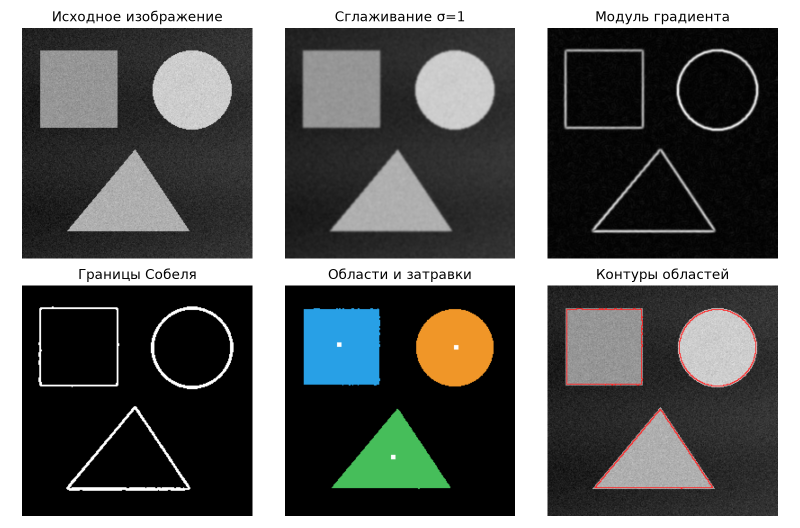
#> input picture sem5/OIIS/lab4/results/segmentation.png, 1600 x 1056 px (shown at 1/2 size)
$ python lab4_segmentation.py results/segmentation.png
#> lines starting #> are read from the running program, lines starting #| are printed output that depends on the picture; after the words box and inside, x2 and y2 are one past the last pixel; in counts of white or black regions, pixels touching at a corner belong together
# -*- coding: utf-8 -*-
"""ЛР 4. Сегментация по затравкам, порогу Оцу и границам Собеля.
Установка: python -m pip install numpy scipy matplotlib Pillow
Запуск: python lab4_segmentation.py
Свой файл: python lab4_segmentation.py photo.png --seed 50 70
Координаты --seed задаются как строка столбец; можно указать несколько.
"""
import argparse
import json
from collections import deque
from pathlib import Path
import numpy as np
from PIL import Image, ImageDraw
from scipy import ndimage as ndi
import matplotlib
matplotlib.use('Agg')
import matplotlib.pyplot as plt

plt.rcParams.update({'font.family': 'DejaVu Sans', 'font.size': 10})

def u8(a):
    return np.rint(np.clip(a, 0, 255)).astype(np.uint8)

def scene():
    y, x = np.mgrid[:256, :256]
    clean = 30 + 20*x/255 + 5*np.sin(y/19)
    gt = Image.new('L', (256, 256))
    d = ImageDraw.Draw(gt)
    d.rectangle((20, 25, 105, 110), fill=1)
    d.ellipse((145, 25, 232, 112), fill=2)
    d.polygon([(50, 225), (125, 135), (185, 225)], fill=3)
    gt = np.asarray(gt).copy()
    for label, level in [(1, 150), (2, 205), (3, 175)]:
        clean[gt == label] = level
    rng = np.random.default_rng(9)
    noisy = u8(clean + rng.normal(0, 8, clean.shape))
    return noisy, gt, [(65, 60), (68, 190), (190, 120)]

def otsu(a):
    hist = np.bincount(a.ravel(), minlength=256).astype(float)
    p = hist/a.size
    w = np.cumsum(p)
    m = np.cumsum(p*np.arange(256))
    den = w*(1-w)
    score = np.full(256, -np.inf)
    good = den > 0
    score[good] = (m[-1]*w[good]-m[good])**2/den[good]
    return int(np.argmax(score)) if np.any(good) else int(a.flat[0])

def connected(mask, min_area=40):
    labels, _ = ndi.label(mask, structure=np.ones((3, 3)))
    areas = np.bincount(labels.ravel())
    keep = areas >= min_area
    keep[0] = False
    return ndi.label(keep[labels], structure=np.ones((3, 3)))[0]

def grow(a, seeds, tolerance=35):
    labels = np.zeros(a.shape, dtype=np.int32)
    height, width = a.shape
    for label, (row, col) in enumerate(seeds, 1):
        if not (0 <= row < height and 0 <= col < width):
            raise ValueError('Затравка находится за пределами изображения')
        if labels[row, col]:
            continue
        reference = float(a[row, col])
        labels[row, col] = label
        queue = deque([(row, col)])
        while queue:
            r, c = queue.popleft()
            for dy in (-1, 0, 1):
                for dx in (-1, 0, 1):
                    if dy == dx == 0:
                        continue
                    nr, nc = r+dy, c+dx
                    if not (0 <= nr < height and 0 <= nc < width):
                        continue
                    if labels[nr, nc] != 0:
                        continue
                    if abs(float(a[nr, nc])-reference) <= tolerance:
                        labels[nr, nc] = label
                        queue.append((nr, nc))
    return labels

def overlap(prediction, truth):
    p, t = prediction > 0, truth > 0
    tp = int(np.count_nonzero(p & t))
    fp = int(np.count_nonzero(p & ~t))
    fn = int(np.count_nonzero(~p & t))
    return dict(tp=tp, fp=fp, fn=fn,
                iou=tp/(tp+fp+fn) if tp+fp+fn else 1.,
                dice=2*tp/(2*tp+fp+fn) if 2*tp+fp+fn else 1.)

def objects(labels):
    result = []
    for label in np.unique(labels):
        if label == 0:
            continue
        r, c = np.nonzero(labels == label)
        result.append(dict(label=int(label), area=int(len(r)),
                           centroid=[float(r.mean()), float(c.mean())],
                           bbox=[int(r.min()), int(c.min()),
                                 int(r.max()+1), int(c.max()+1)]))
    return result

def draw_grid(images, titles, output, colors=None):
    fig, axes = plt.subplots(2, 3, figsize=(10, 6.6))
    for ax, a, title in zip(axes.ravel(), images, titles):
        color = 'gray' if a.ndim == 2 else None
        if colors and title in colors:
            color = colors[title]
        options = dict(vmin=0, vmax=255) if color == 'gray' else {}
        ax.imshow(a, cmap=color, **options)
        ax.set_title(title)
        ax.axis('off')
    fig.tight_layout()
    fig.savefig(output, dpi=160)
    plt.close(fig)

def main():
    parser = argparse.ArgumentParser(description=__doc__)
    parser.add_argument('image', nargs='?')
    parser.add_argument('--seed', nargs=2, type=int, action='append')
    parser.add_argument('--tolerance', type=float, default=35)
    parser.add_argument('--output', type=Path, default=Path('results'))
    args = parser.parse_args()
    if args.tolerance < 0:
        parser.error('Допуск должен быть неотрицательным')
    if args.image:
        with Image.open(args.image) as im:
#> im is the input picture: PIL image 1600x1056 RGBA; mean R, G, B, A 99.1, 100.7, 99.3, 255
            image = np.asarray(im.convert('L')).copy()
        truth, seeds = None, args.seed
    else:
        image, truth, seeds = scene()
        seeds = args.seed or seeds
    out = args.output
    out.mkdir(parents=True, exist_ok=True)
    smooth = ndi.gaussian_filter(image.astype(float), 1., mode='reflect')
    threshold = otsu(u8(smooth))
#> in otsu, `hist = np.bincount(a.ravel(), minlength=256).astype(float)`: hist = 256 values, max 351490 at index 255, min 149 at index 221, mean 6600
#> in otsu, `p = hist/a.size`: p = 256 values, max 0.208 at index 255, min 8.82e-05 at index 221, mean 0.00391
#> in otsu, `w = np.cumsum(p)`: w = 256 values from 0.193 to 1
#> in otsu, `m = np.cumsum(p*np.arange(256))`: m = 256 values from 0 to 100
#> in otsu, `den = w*(1-w)`: den = 256 values, max 0.25 at index 45, min 4.44e-16 at index 255, mean 0.215
#> threshold = 120
    auto = connected(smooth > threshold)
#> in connected, `labels, _ = ndi.label(mask, structure=np.ones((3, 3)))`: labels: shape (1056, 1600) int32; 61 distinct labels, from 0 to 60
#> in connected, `labels, _ = ndi.label(mask, structure=np.ones((3, 3)))`:
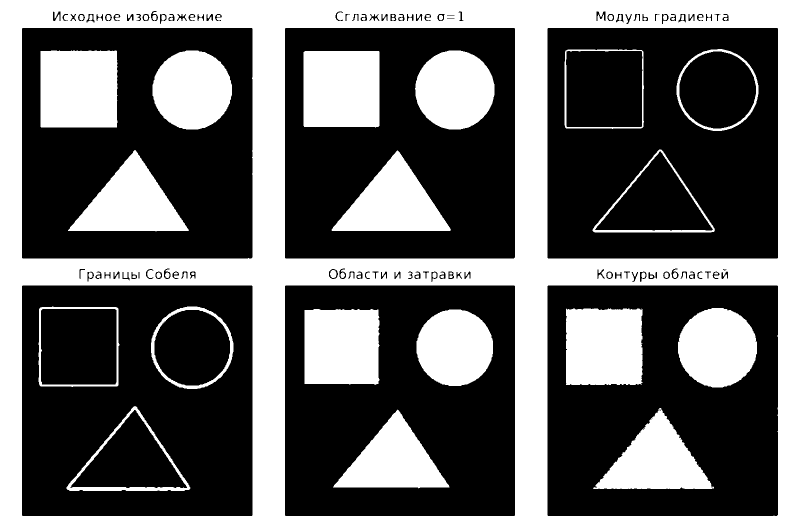
#> mask: shape (1056, 1600) bool (shown at 1/2 size); 39.7% white; 60 white regions (1 under 20 px), largest, box (x1, y1, x2, y2) and area: (0, 0, 1600, 1056) 405697, (81, 101, 235, 255) 23492, (607, 102, 759, 255) 23096
#> in connected, `areas = np.bincount(labels.ravel())`: areas = 61 values, max 1018015 at index 0, min 3 at index 57, mean 27698.4
#> in connected, `return ndi.label(keep[labels], structure=np.ones((3, 3)))[0]`:
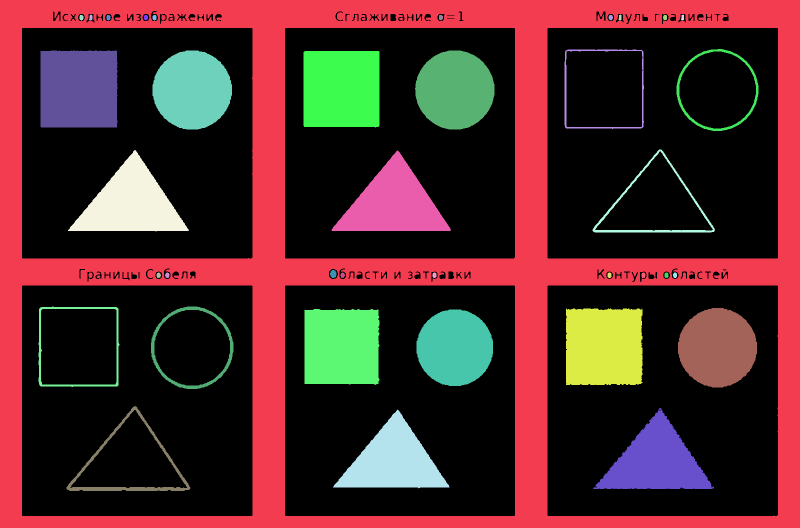
#> returned value: shape (1056, 1600) int32 (shown at 1/2 size); 39 distinct labels, from 0 to 38; one colour per label, 0 black
    if seeds is None:
        seeds = []
        for obj in objects(auto):
            distance = ndi.distance_transform_edt(auto == obj['label'])
            seeds.append(tuple(int(x) for x in
                               np.unravel_index(np.argmax(distance), auto.shape)))
#> this loop made 38 passes
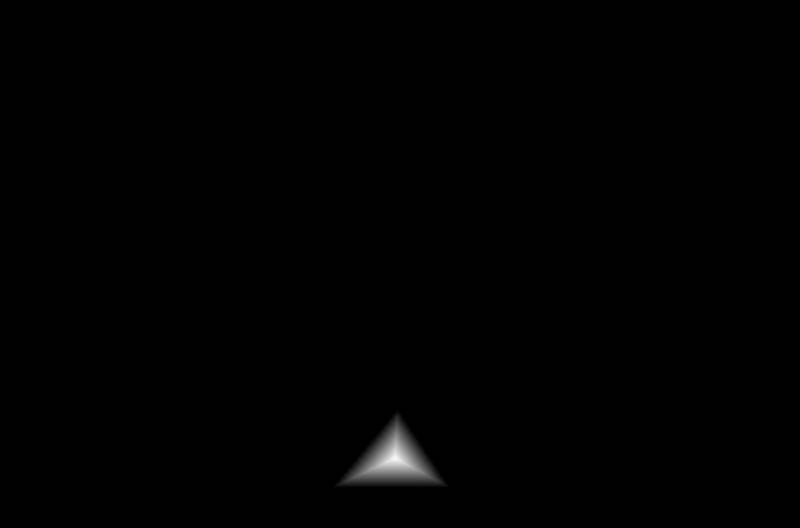
#> distance: shape (1056, 1600) float64 (shown at 1/2 size); min 0, max 58.8, mean 0.2; drawn with min black and max white
#> after the loop, seeds = 38 pairs, first value 0 to 918, second value 0 to 1437
    regions = grow(smooth, seeds, args.tolerance)
#> in grow, `labels = np.zeros(a.shape, dtype=np.int32)`: labels: shape (1056, 1600) int32; every value is 0
#> the loop in grow, `for label, (row, col) in enumerate(seeds, 1):` made 38 passes
#> (row, col, reference) on passes 1 to 12: (0, 0, 255), (33, 181, 248.4), (32, 1240, 251.3), (32, 1365, 251.3), (34, 162, 255), (34, 216, 255), (34, 291, 255), (34, 308, 254.9), (33, 881, 254.9), (34, 1221, 255), (33, 1330, 254.9), (100, 1437, 200)
#> after the loop in grow, `for label, (row, col) in enumerate(seeds, 1):`: labels: shape (1056, 1600) int32; 39 distinct labels, from 0 to 38
    gx = ndi.sobel(smooth, axis=1, mode='reflect')/8
    gy = ndi.sobel(smooth, axis=0, mode='reflect')/8
    gradient = np.hypot(gx, gy)
    grad8 = u8(255*gradient/gradient.max()) if gradient.max() else u8(gradient)
    edge_threshold = otsu(grad8)
#> edge_threshold = 80
    edges = grad8 > edge_threshold
#> edges: shape (1056, 1600) bool; 6% white; 224 white regions (105 under 20 px), largest, box (x1, y1, x2, y2) and area: (42, 569, 507, 1034) 7364, (1093, 54, 1558, 519) 7358, (42, 54, 507, 519) 7356
    boundary = np.zeros(image.shape, dtype=bool)
#> boundary: shape (1056, 1600) bool; every value is 0
    for obj in objects(regions):
        mask = regions == obj['label']
        boundary |= mask & ~ndi.binary_erosion(mask, structure=np.ones((3, 3)))
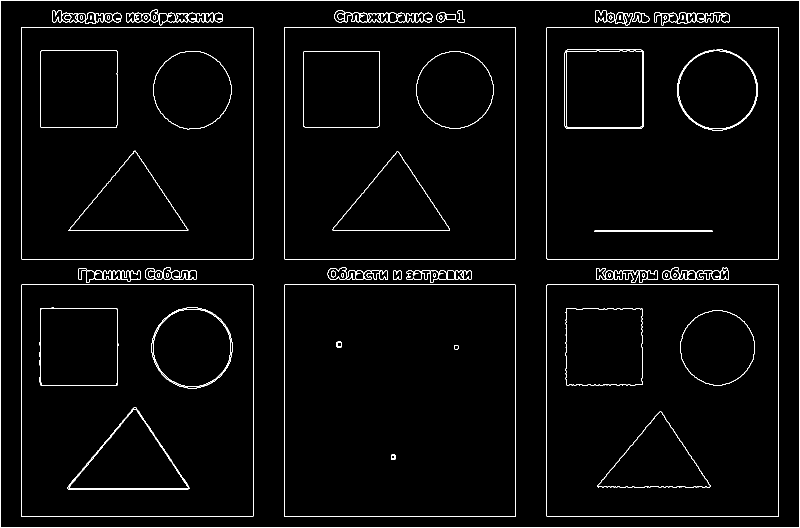
#> boundary: shape (1056, 1600) bool (shown at 1/2 size); 2.3% white in thin lines or dots
#> mask: shape (1056, 1600) bool; 0% white; 1 white region, box (x1, y1, x2, y2) and area: (782, 909, 791, 919) 68
    overlay = np.repeat(image[..., None], 3, axis=2)
    overlay[boundary] = [255, 40, 40]
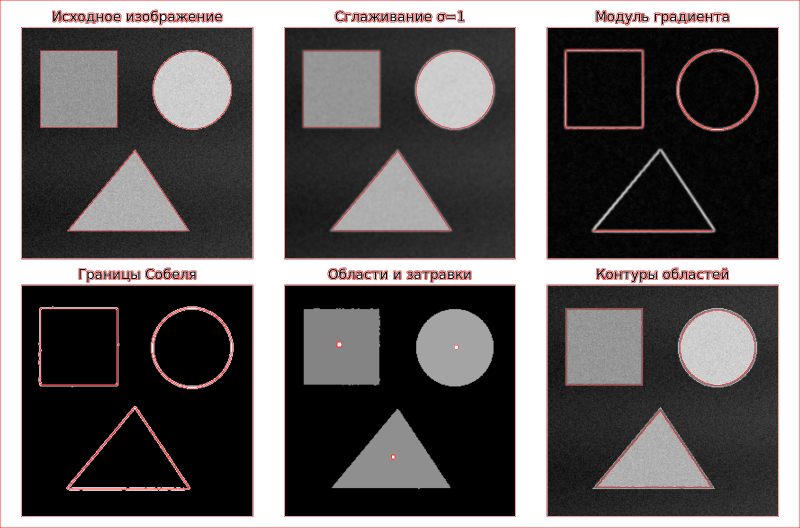
#> overlay: shape (1056, 1600, 3) (shown at 1/2 size); mean of channels 0, 1, 2 100.5, 95.7, 95.7; drawn as R, G, B
    palette = np.array([[0, 0, 0], [40, 160, 230],
                        [240, 150, 40], [70, 190, 90]], dtype=np.uint8)
#> palette = [[0, 0, 0], [40, 160, 230], [240, 150, 40], [70, 190, 90]]
    colored = palette[regions % len(palette)]
    for r, c in seeds:
        colored[max(0, r-2):r+3, max(0, c-2):c+3] = [255, 255, 255]
#> this loop made 38 passes
#> (r, c) on passes 1 to 12: (0, 0), (33, 181), (32, 1240), (32, 1365), (34, 162), (34, 216), (34, 291), (34, 308), (33, 881), (34, 1221), (33, 1330), (100, 1437)
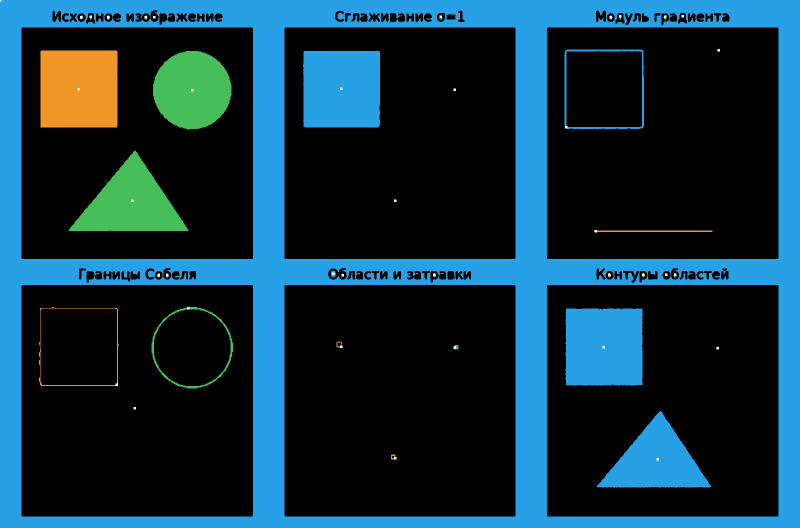
#> colored: shape (1056, 1600, 3) (shown at 1/2 size); mean of channels 0, 1, 2 16.2, 49.9, 64.5; drawn as R, G, B
    for name, a in [('input', image), ('smooth', u8(smooth)),
                    ('gradient', grad8), ('edges', edges.astype('uint8')*255),
                    ('auto_mask', (auto > 0).astype('uint8')*255),
                    ('region_mask', (regions > 0).astype('uint8')*255),
                    ('regions', colored), ('overlay', overlay)]:
        Image.fromarray(a).save(out/f'{name}.png')
#> this loop made 8 passes
#> name on passes 1 to 8: 'input', 'smooth', 'gradient', 'edges', 'auto_mask', 'region_mask', 'regions', 'overlay'
    np.save(out/'labels.npy', regions)
    draw_grid([image, u8(smooth), grad8, edges.astype('uint8')*255,
               colored, overlay],
              ['Исходное изображение', 'Сглаживание σ=1', 'Модуль градиента',
               'Границы Собеля', 'Области и затравки', 'Контуры областей'],
              out/'segmentation.png')
#> the loop in draw_grid, `for ax, a, title in zip(axes.ravel(), images, titles):` made 6 passes
#> in draw_grid, `fig.savefig(output, dpi=160)`:
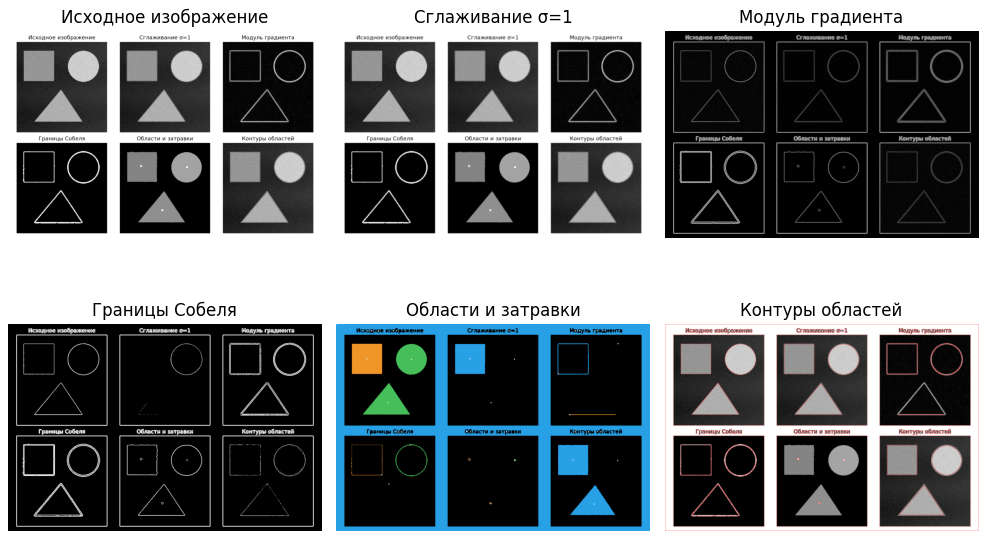
#> figure drawn by matplotlib, 6 panels
    result = dict(threshold=threshold, edge_threshold=edge_threshold,
                  tolerance=args.tolerance, seeds=seeds,
                  objects=objects(regions), automatic_objects=objects(auto))
#> result = 6 items
    print('Лабораторная работа 4. Сегментация изображений')
    print(f'Порог Оцу: {threshold}; допуск разрастания: {args.tolerance:g}')
#| Порог Оцу: 120; допуск разрастания: 35
    print(f'Найдено областей по затравкам: {len(result["objects"])}')
#| Найдено областей по затравкам: 38
    print(f'{"Метка":>6} {"Площадь, пикс.":>16} {"Центр (строка, столбец)":>28}')
    for obj in result['objects']:
        r, c = obj['centroid']
        print(f'{obj["label"]:>6} {obj["area"]:>16} {r:>13.2f}, {c:.2f}')
#> this loop made 38 passes
#> (r, c) on passes 1 to 12: (486.2, 800.4), (34.83, 181), (34.64, 1239.9), (34.64, 1364.9), (34.5, 162.4), (34.5, 216.4), (34.5, 291.4), (34.56, 308.6), (34.5, 881.4), (34.5, 1221.2), (34.59, 1329.8), (182.3, 1432.3)
#|      1           385618        486.20, 800.39
#|      2               24         34.83, 181.04
#|      3               25         34.64, 1239.92
#|      4               25         34.64, 1364.92
#|      5               42         34.50, 162.38
#|      6               42         34.50, 216.38
#|      7               42         34.50, 291.38
#|      8               43         34.56, 308.56
#> (further printed lines are left out)
    if truth is not None:
        result['metrics'] = {'seeded': overlap(regions, truth),
                             'otsu': overlap(auto, truth)}
        sensitivity = []
        for tolerance in [10, 20, 30, 35, 40, 60, 100]:
            labels = grow(smooth, seeds, tolerance)
            sensitivity.append(dict(tolerance=tolerance,
                                    count=len(objects(labels)),
                                    **overlap(labels, truth)))
        result['sensitivity'] = sensitivity
        fig, ax = plt.subplots(figsize=(7, 3.5))
        ax.plot([x['tolerance'] for x in sensitivity],
                [x['iou'] for x in sensitivity], 'o-')
        ax.set(xlabel='Допуск яркости', ylabel='IoU', ylim=(0, 1.05))
        ax.grid(alpha=.3)
        fig.tight_layout()
        fig.savefig(out/'sensitivity.png', dpi=160)
        plt.close(fig)
        draw_grid([image, truth*75, (auto > 0).astype('uint8')*255,
                   colored, (regions > 0).astype('uint8')*255,
                   ((regions > 0) != (truth > 0)).astype('uint8')*255],
                  ['Вход', 'Эталонная разметка', 'Маска Оцу',
                   'Метки областей', 'Маска по затравкам', 'Ошибочные пиксели'],
                  out/'comparison.png')
        for method, values in result['metrics'].items():
            print(f'{method}: IoU = {values["iou"]:.6f}; Dice = {values["dice"]:.6f}')
        if not args.seed and args.tolerance == 35:
            assert len(result['objects']) == 3
            assert result['metrics']['seeded']['iou'] > .9
    (out/'lab4.json').write_text(json.dumps(result, indent=2), encoding='utf-8')
    print(f'Изображения и разметка сохранены: {out}')

if __name__ == '__main__':
    main()
